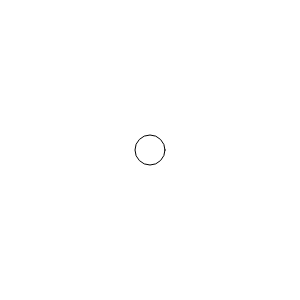
Frame 1 (no input)
Frame 60 (no input): identical to frame 1, image omitted
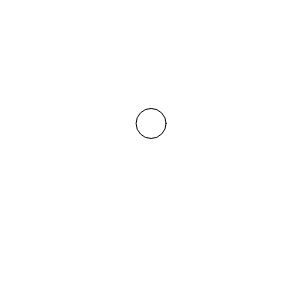
Frame 120 (the mouse pressed at the canvas centre since frame 60)

The p5.js sketch that drew these frames (run headless with seeded random() and noise() and a simulated clock; from frame 60 on, the mouse is pressed at the canvas centre):

// p5.js sketch
// ── sketch.js
let posX, posY;  //variables para posicion
let s;  // variable para tamaño

function setup() {
  createCanvas(300, 300);

  //inicializamos las variables
  posX = width/2;
  posY = height/2;
  s = 30;
}

function draw() {
  background(255);
  
  //Si apretamos mouse, llamamos a la función tirita
  if (mouseIsPressed) {
    tirita();
  }
  //Luego dibujamos la elipse
  ellipse(posX, posY, s, s);
}

function tirita() {
  // Desde el draw() llamamos a esta función
  // Esta función lo unico que hace es sumar un poco de random a posX y posY
  posX += random(-10, 10);
  posY += random(-10, 10);
}
